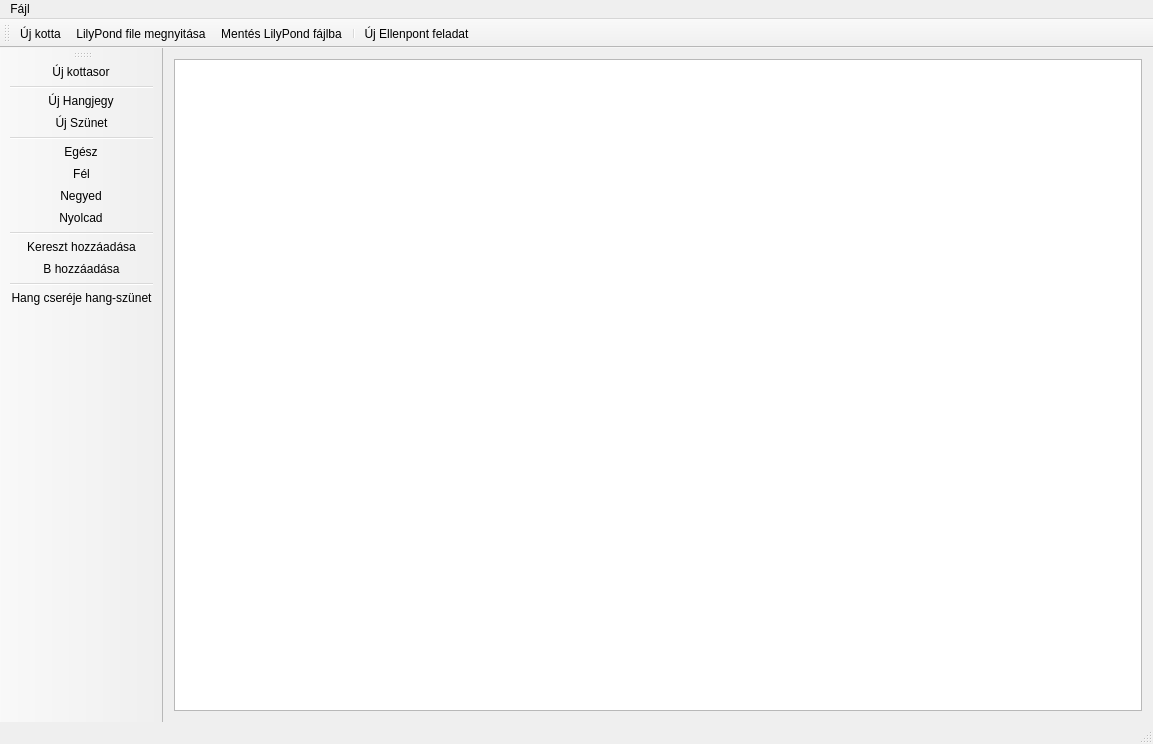
<?xml version="1.0" encoding="UTF-8"?>
<ui version="4.0">
 <class>MainWindow</class>
 <widget class="QMainWindow" name="MainWindow">
  <property name="geometry">
   <rect>
    <x>0</x>
    <y>0</y>
    <width>1153</width>
    <height>744</height>
   </rect>
  </property>
  <property name="windowTitle">
   <string>Ellenpont</string>
  </property>
  <property name="windowIcon">
   <iconset>
    <normalon>:/res/half_note.png</normalon>
   </iconset>
  </property>
  <widget class="QWidget" name="centralWidget">
   <layout class="QVBoxLayout" name="verticalLayout">
    <item>
     <widget class="ScoreView" name="scoreView">
      <property name="minimumSize">
       <size>
        <width>0</width>
        <height>0</height>
       </size>
      </property>
      <property name="frameShape">
       <enum>QFrame::StyledPanel</enum>
      </property>
      <property name="frameShadow">
       <enum>QFrame::Sunken</enum>
      </property>
      <property name="renderHints">
       <set>QPainter::Antialiasing|QPainter::HighQualityAntialiasing|QPainter::SmoothPixmapTransform|QPainter::TextAntialiasing</set>
      </property>
     </widget>
    </item>
   </layout>
  </widget>
  <widget class="QMenuBar" name="menuBar">
   <property name="geometry">
    <rect>
     <x>0</x>
     <y>0</y>
     <width>1153</width>
     <height>21</height>
    </rect>
   </property>
   <widget class="QMenu" name="menuFile">
    <property name="title">
     <string>Fájl</string>
    </property>
    <widget class="QMenu" name="menuNew">
     <property name="title">
      <string>Új</string>
     </property>
     <addaction name="actionNewScore"/>
     <addaction name="actionNewCounterpoint"/>
    </widget>
    <widget class="QMenu" name="menuOpen">
     <property name="title">
      <string>Megnyitás</string>
     </property>
     <addaction name="actionOpenLilypond"/>
    </widget>
    <widget class="QMenu" name="menuExport">
     <property name="title">
      <string>Export</string>
     </property>
     <addaction name="actionSaveLilypond"/>
    </widget>
    <addaction name="menuNew"/>
    <addaction name="menuOpen"/>
    <addaction name="menuExport"/>
    <addaction name="actionExit"/>
   </widget>
   <addaction name="menuFile"/>
  </widget>
  <widget class="QToolBar" name="mainToolBar">
   <attribute name="toolBarArea">
    <enum>LeftToolBarArea</enum>
   </attribute>
   <attribute name="toolBarBreak">
    <bool>false</bool>
   </attribute>
   <addaction name="action_newStaff"/>
   <addaction name="separator"/>
   <addaction name="actionAddNote"/>
   <addaction name="actionAddRest"/>
   <addaction name="separator"/>
   <addaction name="actionWhole"/>
   <addaction name="actionHalf"/>
   <addaction name="actionQuarter"/>
   <addaction name="actionEighth"/>
   <addaction name="separator"/>
   <addaction name="actionAddSharp"/>
   <addaction name="actionAddFlat"/>
   <addaction name="separator"/>
   <addaction name="actionChangeNoteRest"/>
  </widget>
  <widget class="QStatusBar" name="statusBar"/>
  <widget class="QToolBar" name="toolBar">
   <property name="windowTitle">
    <string>toolBar</string>
   </property>
   <attribute name="toolBarArea">
    <enum>TopToolBarArea</enum>
   </attribute>
   <attribute name="toolBarBreak">
    <bool>false</bool>
   </attribute>
   <addaction name="actionNewScore"/>
   <addaction name="actionOpenLilypond"/>
   <addaction name="actionSaveLilypond"/>
   <addaction name="separator"/>
   <addaction name="actionNewCounterpoint"/>
  </widget>
  <action name="actionExit">
   <property name="text">
    <string>Kilépés</string>
   </property>
  </action>
  <action name="actionAddNote">
   <property name="checkable">
    <bool>true</bool>
   </property>
   <property name="icon">
    <iconset resource="GUI.qrc">
     <normaloff>:/res/quarter_note.png</normaloff>:/res/quarter_note.png</iconset>
   </property>
   <property name="text">
    <string>Új Hangjegy</string>
   </property>
  </action>
  <action name="actionAddRest">
   <property name="checkable">
    <bool>true</bool>
   </property>
   <property name="icon">
    <iconset resource="GUI.qrc">
     <normaloff>:/res/quarter_rest.png</normaloff>:/res/quarter_rest.png</iconset>
   </property>
   <property name="text">
    <string>Új Szünet</string>
   </property>
  </action>
  <action name="actionHalf">
   <property name="checkable">
    <bool>true</bool>
   </property>
   <property name="icon">
    <iconset resource="GUI.qrc">
     <normaloff>:/res/half_note_icon.png</normaloff>:/res/half_note_icon.png</iconset>
   </property>
   <property name="text">
    <string>Fél</string>
   </property>
  </action>
  <action name="actionWhole">
   <property name="checkable">
    <bool>true</bool>
   </property>
   <property name="icon">
    <iconset resource="GUI.qrc">
     <normaloff>:/res/whole_note_icon.png</normaloff>:/res/whole_note_icon.png</iconset>
   </property>
   <property name="text">
    <string>Egész</string>
   </property>
  </action>
  <action name="actionQuarter">
   <property name="checkable">
    <bool>true</bool>
   </property>
   <property name="icon">
    <iconset resource="GUI.qrc">
     <normaloff>:/res/quarter_note_icon.png</normaloff>:/res/quarter_note_icon.png</iconset>
   </property>
   <property name="text">
    <string>Negyed</string>
   </property>
  </action>
  <action name="actionEighth">
   <property name="checkable">
    <bool>true</bool>
   </property>
   <property name="icon">
    <iconset resource="GUI.qrc">
     <normaloff>:/res/eighth_note_icon.png</normaloff>:/res/eighth_note_icon.png</iconset>
   </property>
   <property name="text">
    <string>Nyolcad</string>
   </property>
  </action>
  <action name="action_newStaff">
   <property name="icon">
    <iconset>
     <normaloff>res/staff_icon.png</normaloff>res/staff_icon.png</iconset>
   </property>
   <property name="text">
    <string>Új kottasor</string>
   </property>
  </action>
  <action name="actionAddSharp">
   <property name="checkable">
    <bool>true</bool>
   </property>
   <property name="icon">
    <iconset resource="GUI.qrc">
     <normaloff>:/res/sharp.png</normaloff>:/res/sharp.png</iconset>
   </property>
   <property name="text">
    <string>Kereszt hozzáadása</string>
   </property>
  </action>
  <action name="actionAddFlat">
   <property name="checkable">
    <bool>true</bool>
   </property>
   <property name="icon">
    <iconset resource="GUI.qrc">
     <normaloff>:/res/flat.png</normaloff>:/res/flat.png</iconset>
   </property>
   <property name="text">
    <string>B hozzáadása</string>
   </property>
  </action>
  <action name="actionNewScore">
   <property name="icon">
    <iconset resource="GUI.qrc">
     <normaloff>:/res/new_icon.png</normaloff>:/res/new_icon.png</iconset>
   </property>
   <property name="text">
    <string>Új kotta</string>
   </property>
  </action>
  <action name="actionNewCounterpoint">
   <property name="icon">
    <iconset resource="GUI.qrc">
     <normaloff>:/res/CP_icon.png</normaloff>:/res/CP_icon.png</iconset>
   </property>
   <property name="text">
    <string>Új Ellenpont feladat</string>
   </property>
  </action>
  <action name="actionChangeNoteRest">
   <property name="icon">
    <iconset resource="GUI.qrc">
     <normaloff>:/res/changeicon.png</normaloff>:/res/changeicon.png</iconset>
   </property>
   <property name="text">
    <string>Hang cseréje hang-szünet</string>
   </property>
   <property name="toolTip">
    <string>Hang - Szünet csere, gyorsbillenytű: M</string>
   </property>
   <property name="shortcut">
    <string>M</string>
   </property>
  </action>
  <action name="actionOpenLilypond">
   <property name="icon">
    <iconset resource="GUI.qrc">
     <normaloff>:/res/open.png</normaloff>:/res/open.png</iconset>
   </property>
   <property name="text">
    <string>LilyPond file megnyitása</string>
   </property>
  </action>
  <action name="actionSaveLilypond">
   <property name="icon">
    <iconset resource="GUI.qrc">
     <normaloff>:/res/save_icon.png</normaloff>:/res/save_icon.png</iconset>
   </property>
   <property name="text">
    <string>Mentés LilyPond fájlba</string>
   </property>
  </action>
 </widget>
 <layoutdefault spacing="6" margin="11"/>
 <customwidgets>
  <customwidget>
   <class>ScoreView</class>
   <extends>QGraphicsView</extends>
   <header>scoreview.h</header>
  </customwidget>
 </customwidgets>
 <resources>
  <include location="GUI.qrc"/>
 </resources>
 <connections/>
</ui>
